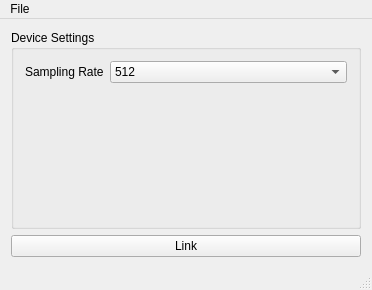
<?xml version="1.0" encoding="UTF-8"?>
<ui version="4.0">
 <class>MainWindowClass</class>
 <widget class="QMainWindow" name="MainWindowClass">
  <property name="geometry">
   <rect>
    <x>0</x>
    <y>0</y>
    <width>372</width>
    <height>290</height>
   </rect>
  </property>
  <property name="windowTitle">
   <string>eegApp</string>
  </property>
  <widget class="QWidget" name="centralWidget">
   <layout class="QHBoxLayout" name="horizontalLayout_2">
    <item>
     <layout class="QVBoxLayout" name="verticalLayout">
      <item>
       <widget class="QGroupBox" name="groupBox">
        <property name="title">
         <string>Device Settings</string>
        </property>
        <layout class="QFormLayout" name="formLayout">
         <property name="fieldGrowthPolicy">
          <enum>QFormLayout::AllNonFixedFieldsGrow</enum>
         </property>
         <item row="0" column="0">
          <widget class="QLabel" name="label_3">
           <property name="text">
            <string>Sampling Rate</string>
           </property>
          </widget>
         </item>
         <item row="0" column="1">
          <widget class="QComboBox" name="samplingRate">
           <property name="toolTip">
            <string>Sampling rate to use.</string>
           </property>
           <property name="currentIndex">
            <number>1</number>
           </property>
           <item>
            <property name="text">
             <string>500</string>
            </property>
           </item>
           <item>
            <property name="text">
             <string>512</string>
            </property>
           </item>
           <item>
            <property name="text">
             <string>1000</string>
            </property>
           </item>
           <item>
            <property name="text">
             <string>1024</string>
            </property>
           </item>
           <item>
            <property name="text">
             <string>2000</string>
            </property>
           </item>
           <item>
            <property name="text">
             <string>2048</string>
            </property>
           </item>
           <item>
            <property name="text">
             <string>4000</string>
            </property>
           </item>
           <item>
            <property name="text">
             <string>4960</string>
            </property>
           </item>
           <item>
            <property name="text">
             <string>8000</string>
            </property>
           </item>
           <item>
            <property name="text">
             <string>8192</string>
            </property>
           </item>
           <item>
            <property name="text">
             <string>16000</string>
            </property>
           </item>
           <item>
            <property name="text">
             <string>16384</string>
            </property>
           </item>
          </widget>
         </item>
        </layout>
       </widget>
      </item>
      <item>
       <layout class="QVBoxLayout" name="verticalLayout_2">
        <item>
         <widget class="QPushButton" name="linkButton">
          <property name="text">
           <string>Link</string>
          </property>
         </widget>
        </item>
       </layout>
      </item>
     </layout>
    </item>
   </layout>
  </widget>
  <widget class="QMenuBar" name="menuBar">
   <property name="geometry">
    <rect>
     <x>0</x>
     <y>0</y>
     <width>372</width>
     <height>30</height>
    </rect>
   </property>
   <widget class="QMenu" name="menuFile">
    <property name="title">
     <string>File</string>
    </property>
    <addaction name="actionLoad_Configuration"/>
    <addaction name="actionSave_Configuration"/>
    <addaction name="actionQuit"/>
   </widget>
   <addaction name="menuFile"/>
  </widget>
  <widget class="QStatusBar" name="statusBar"/>
  <action name="actionQuit_2">
   <property name="text">
    <string>Quit</string>
   </property>
  </action>
  <action name="actionLoad_Configuration">
   <property name="text">
    <string>Load Configuration</string>
   </property>
  </action>
  <action name="actionSave_Configuration">
   <property name="text">
    <string>Save Configuration</string>
   </property>
  </action>
  <action name="actionQuit">
   <property name="text">
    <string>Quit</string>
   </property>
  </action>
 </widget>
 <layoutdefault spacing="6" margin="11"/>
 <resources/>
 <connections/>
</ui>
